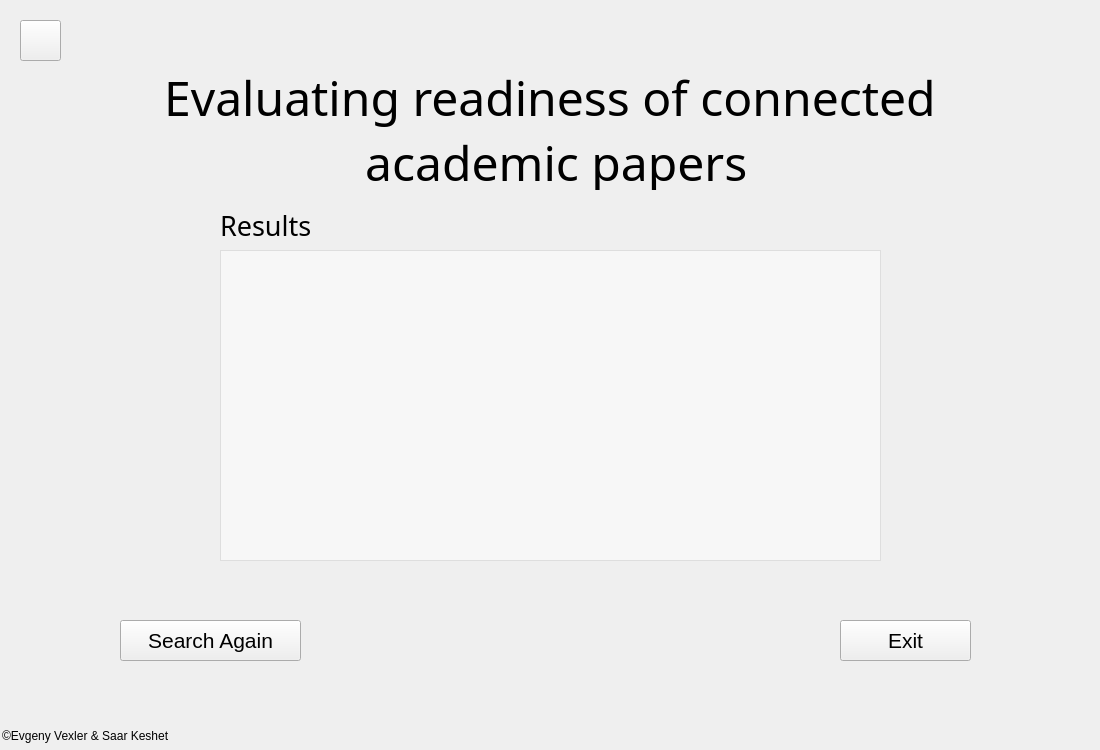
<?xml version="1.0" encoding="UTF-8"?>
<ui version="4.0">
 <class>MainWindow</class>
 <widget class="QMainWindow" name="MainWindow">
  <property name="geometry">
   <rect>
    <x>0</x>
    <y>0</y>
    <width>1100</width>
    <height>750</height>
   </rect>
  </property>
  <property name="minimumSize">
   <size>
    <width>1100</width>
    <height>750</height>
   </size>
  </property>
  <property name="maximumSize">
   <size>
    <width>1100</width>
    <height>750</height>
   </size>
  </property>
  <property name="windowTitle">
   <string>MainWindow</string>
  </property>
  <widget class="QWidget" name="centralwidget">
   <widget class="QPushButton" name="exitButtonPage2">
    <property name="geometry">
     <rect>
      <x>1220</x>
      <y>760</y>
      <width>131</width>
      <height>41</height>
     </rect>
    </property>
    <property name="font">
     <font>
      <family>Arial</family>
      <pointsize>18</pointsize>
      <weight>50</weight>
      <bold>false</bold>
     </font>
    </property>
    <property name="text">
     <string>Exit</string>
    </property>
   </widget>
   <widget class="QPushButton" name="searchButtonPage2">
    <property name="geometry">
     <rect>
      <x>500</x>
      <y>760</y>
      <width>131</width>
      <height>41</height>
     </rect>
    </property>
    <property name="font">
     <font>
      <family>Arial</family>
      <pointsize>18</pointsize>
      <weight>50</weight>
      <bold>false</bold>
     </font>
    </property>
    <property name="text">
     <string>Search</string>
    </property>
   </widget>
   <widget class="QLabel" name="searchLabel">
    <property name="geometry">
     <rect>
      <x>220</x>
      <y>210</y>
      <width>91</width>
      <height>31</height>
     </rect>
    </property>
    <property name="font">
     <font>
      <family>Narkisim</family>
      <pointsize>20</pointsize>
     </font>
    </property>
    <property name="text">
     <string>Results:</string>
    </property>
   </widget>
   <widget class="QLabel" name="backgroundLabel">
    <property name="geometry">
     <rect>
      <x>0</x>
      <y>0</y>
      <width>1100</width>
      <height>750</height>
     </rect>
    </property>
    <property name="text">
     <string/>
    </property>
   </widget>
   <widget class="QLabel" name="label_2">
    <property name="geometry">
     <rect>
      <x>0</x>
      <y>70</y>
      <width>1100</width>
      <height>120</height>
     </rect>
    </property>
    <property name="font">
     <font>
      <family>MV Boli</family>
      <pointsize>36</pointsize>
      <weight>50</weight>
      <bold>false</bold>
     </font>
    </property>
    <property name="text">
     <string>Evaluating readiness of connected
 academic papers</string>
    </property>
    <property name="alignment">
     <set>Qt::AlignCenter</set>
    </property>
   </widget>
   <widget class="QTextEdit" name="textEditPage3">
    <property name="enabled">
     <bool>true</bool>
    </property>
    <property name="geometry">
     <rect>
      <x>220</x>
      <y>250</y>
      <width>661</width>
      <height>311</height>
     </rect>
    </property>
    <property name="styleSheet">
     <string notr="true">background-color: rgba(255, 255, 255, 0.5);
color: blue;
font: 75 16pt &quot;Arial&quot;;</string>
    </property>
    <property name="readOnly">
     <bool>true</bool>
    </property>
    <property name="html">
     <string>&lt;!DOCTYPE HTML PUBLIC &quot;-//W3C//DTD HTML 4.0//EN&quot; &quot;http://www.w3.org/TR/REC-html40/strict.dtd&quot;&gt;
&lt;html&gt;&lt;head&gt;&lt;meta name=&quot;qrichtext&quot; content=&quot;1&quot; /&gt;&lt;style type=&quot;text/css&quot;&gt;
p, li { white-space: pre-wrap; }
&lt;/style&gt;&lt;/head&gt;&lt;body style=&quot; font-family:'Arial'; font-size:16pt; font-weight:72; font-style:normal;&quot;&gt;
&lt;p style=&quot;-qt-paragraph-type:empty; margin-top:0px; margin-bottom:0px; margin-left:0px; margin-right:0px; -qt-block-indent:0; text-indent:0px; font-family:'MS Shell Dlg 2'; font-size:7.8pt; font-weight:400;&quot;&gt;&lt;br /&gt;&lt;/p&gt;&lt;/body&gt;&lt;/html&gt;</string>
    </property>
   </widget>
   <widget class="QPushButton" name="exitButtonPage3">
    <property name="geometry">
     <rect>
      <x>840</x>
      <y>620</y>
      <width>131</width>
      <height>41</height>
     </rect>
    </property>
    <property name="font">
     <font>
      <family>Arial</family>
      <pointsize>16</pointsize>
      <weight>50</weight>
      <bold>false</bold>
     </font>
    </property>
    <property name="text">
     <string>Exit</string>
    </property>
   </widget>
   <widget class="QPushButton" name="searchButtonPage3">
    <property name="geometry">
     <rect>
      <x>120</x>
      <y>620</y>
      <width>181</width>
      <height>41</height>
     </rect>
    </property>
    <property name="font">
     <font>
      <family>Arial</family>
      <pointsize>16</pointsize>
      <weight>50</weight>
      <bold>false</bold>
     </font>
    </property>
    <property name="text">
     <string>Search Again</string>
    </property>
   </widget>
   <widget class="QLabel" name="label_3">
    <property name="geometry">
     <rect>
      <x>2</x>
      <y>725</y>
      <width>430</width>
      <height>21</height>
     </rect>
    </property>
    <property name="font">
     <font>
      <pointsize>9</pointsize>
     </font>
    </property>
    <property name="text">
     <string>©️Evgeny Vexler &amp; Saar Keshet</string>
    </property>
   </widget>
   <widget class="QPushButton" name="homeButtonPage3">
    <property name="geometry">
     <rect>
      <x>20</x>
      <y>20</y>
      <width>41</width>
      <height>41</height>
     </rect>
    </property>
    <property name="text">
     <string/>
    </property>
   </widget>
   <zorder>backgroundLabel</zorder>
   <zorder>exitButtonPage2</zorder>
   <zorder>searchButtonPage2</zorder>
   <zorder>searchLabel</zorder>
   <zorder>label_2</zorder>
   <zorder>textEditPage3</zorder>
   <zorder>exitButtonPage3</zorder>
   <zorder>searchButtonPage3</zorder>
   <zorder>label_3</zorder>
   <zorder>homeButtonPage3</zorder>
  </widget>
 </widget>
 <resources/>
 <connections/>
</ui>
